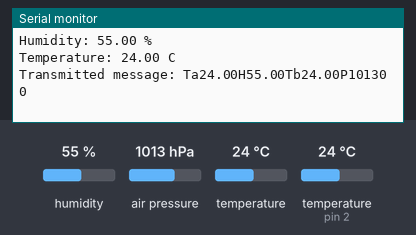
A sketch run on a simulated Arduino Uno, built with avr-gcc and run on an emulated ATmega328P. Parts: the last lines printed to the serial monitor. The test bench sets the inputs (shaded band); at power-on: humidity 55 %, air pressure 1013 hPa, temperature 24 °C, temperature (sensor on pin 2) 24 °C. No radio packets arrive unless stated.

Above: at 11.6 s.
11.7 s: humidity set to 22 %
At 21.9 s:
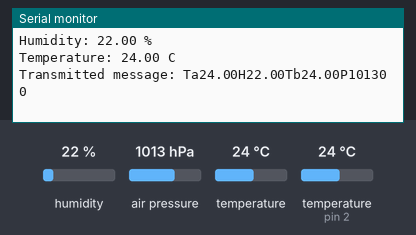
22.4 s: air pressure set to 952 hPa
At 32.9 s:
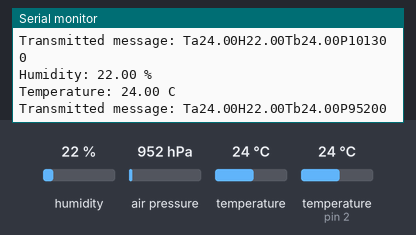
33.1 s: temperature (sensor 0) set to 12 °C
At 43.4 s:
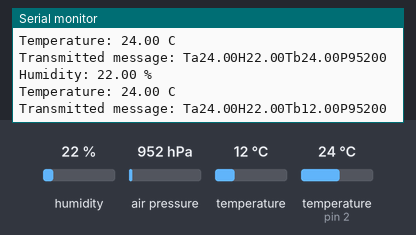
43.8 s: temperature (sensor on pin 2) set to 12 °C
At 54.2 s:
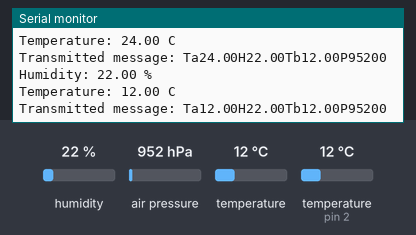
54.5 s: humidity set to 40 %
At 64.8 s:
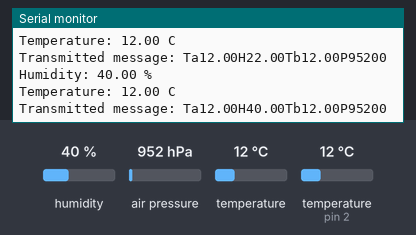
65.2 s: air pressure set to 975 hPa
At 75.0 s:
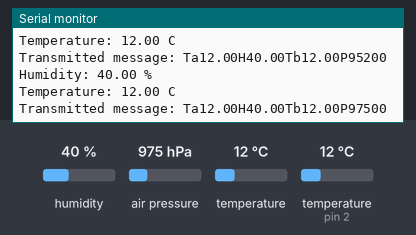
Timing chart, 0 to 76.5 s (numbered marks = the images above; inputs shaded):
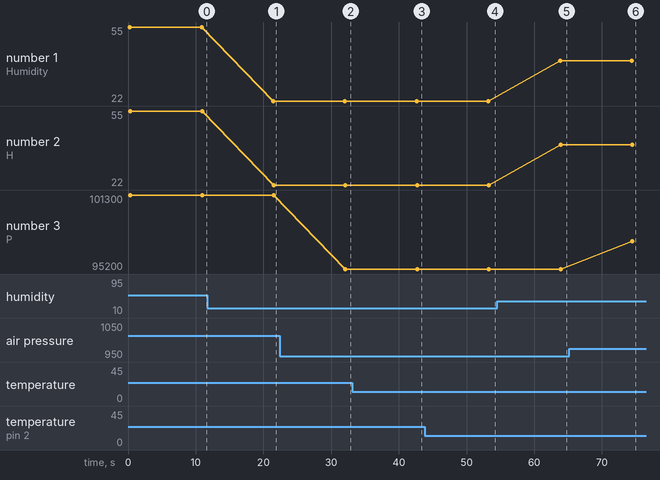

Measured:
- after the input at 11.7 s, the serial monitor: prints a new line after 9.8 s (image 1)
- after the input at 22.4 s, the serial monitor: prints a new line after 9.7 s (image 2)
- after the input at 33.1 s, the serial monitor: prints a new line after 9.6 s (image 3)
- after the input at 43.8 s, the serial monitor: prints a new line after 9.5 s (image 4)
- after the input at 54.5 s, the serial monitor: prints a new line after 9.3 s (image 5)
- after the input at 65.2 s, the serial monitor: prints a new line after 9.3 s (image 6)
- plotted number 1: 55 → 22 after the input at 11.7 s, 22 → 40 after the input at 54.5 s
- plotted number 2: 55 → 22 after the input at 11.7 s, 22 → 40 after the input at 54.5 s

The sketch:

BMP085+DHT11+433MHz_Transmitter.ino
```cpp
// (licence header left out)
/*

 This sketch uses a BMP085 temperature+pressure sensor and a DHT11 temperature+humidity sensor
 connected to an Arduino along with a 433MHz transmitter. The Adafruit BMP085 library is used for
 the temperature, pressure and altitude measurements with the BMP085. The Adafruit DHT11/DHT22
 library is used for the measurement of temperature and relative humidity. The VirtualWire library
 is used for the setup and message transmission with the 433MHz TX module .

 Adafruit BMP085 library - https://github.com/adafruit/Adafruit-BMP085-Library
 Adafruit DHT sensor library - https://github.com/adafruit/DHT-sensor-library
 VirtualWire library - http://www.open.com.au/mikem/arduino/VirtualWire/index.html

 The PIN connections in the sketch are as -

 BMP085 -
           VCC = 3.3V
           GND = ground rail
           SCL = Analog Pin # 5
           SDA = Analog Pin # 4

 DHT11 -
         VCC  = 5V
         DATA = Digital Pin # 2 (A 10K resistor is used as a pull up)
         GND  = ground rail

 433MHz Tx -
           TX  = Digital Pin # 12
           VCC = 5V
           GND = ground rail
*/

/*

  Current version: 0.2
  Version 0.1 - BMP085 + DHT22 + 433MHz Tx
  Version 0.2 - Updated message format, merged all params into one

*/

#include "Wire.h"
#include "Adafruit_BMP085.h"
#include "DHT.h"
#include "VirtualWire.h"

#define dhtPIN  2
#define DHTTYPE DHT11

const int ledPin = 13;

Adafruit_BMP085 bmp085;
DHT dht(dhtPIN, DHTTYPE);

void setup() {
    Serial.begin(9600);
    bmp085.begin();
    vw_setup(2000);  // 2000 bits/second
}

void loop() {
    digitalWrite(ledPin, true);
    delay(250);
    digitalWrite(ledPin, false);

    String stringToTransmit;

    // Read temperature and humidity
    float humidity = dht.readHumidity();
    float temperature_dht = dht.readTemperature();

    if (isnan(temperature_dht) || isnan(humidity)) {
        Serial.println("Failed to read from DHT");
    } else {
        Serial.print("Humidity: ");
        Serial.print(humidity);
        Serial.println(" %\t");
        Serial.print("Temperature: ");
        Serial.print(temperature_dht);
        Serial.println(" C");

        // Transmit temperature and humidity
        char chrBufferTp1[10];
        String temperature = "Ta" + String(dtostrf(temperature_dht, 3, 2, chrBufferTp1));
        stringToTransmit += temperature;

        char chrBufferHumidity[10];
        String humidity = "H" + String(dtostrf(dht.readHumidity(), 3, 2, chrBufferHumidity));
        stringToTransmit += humidity;
    }

    // Transmit
    // dtostrf(floatVar, minStringWidthIncDecimalPoint, numVarsAfterDecimal, charBuf);
    char test[10];
    String temperature = "Tb" + String(dtostrf(bmp085.readTemperature(), 3, 2, test));
    stringToTransmit += temperature;

    String pressure = "P" + String(bmp085.readPressure());
    stringToTransmit += pressure;

    // Message has been constructed, now transmit
    char strBufferToTransmit[VW_MAX_MESSAGE_LEN];
    stringToTransmit.toCharArray(strBufferToTransmit, VW_MAX_MESSAGE_LEN);
    vw_send((uint8_t *)strBufferToTransmit, strlen(strBufferToTransmit));
    vw_wait_tx(); // Wait until the message has been sent
    Serial.print("Transmitted message: ");
    Serial.println(stringToTransmit);

    digitalWrite(ledPin, true);
    delay(250);
    digitalWrite(ledPin, false);

    delay(10000); // Send every 10 seconds
}
```
